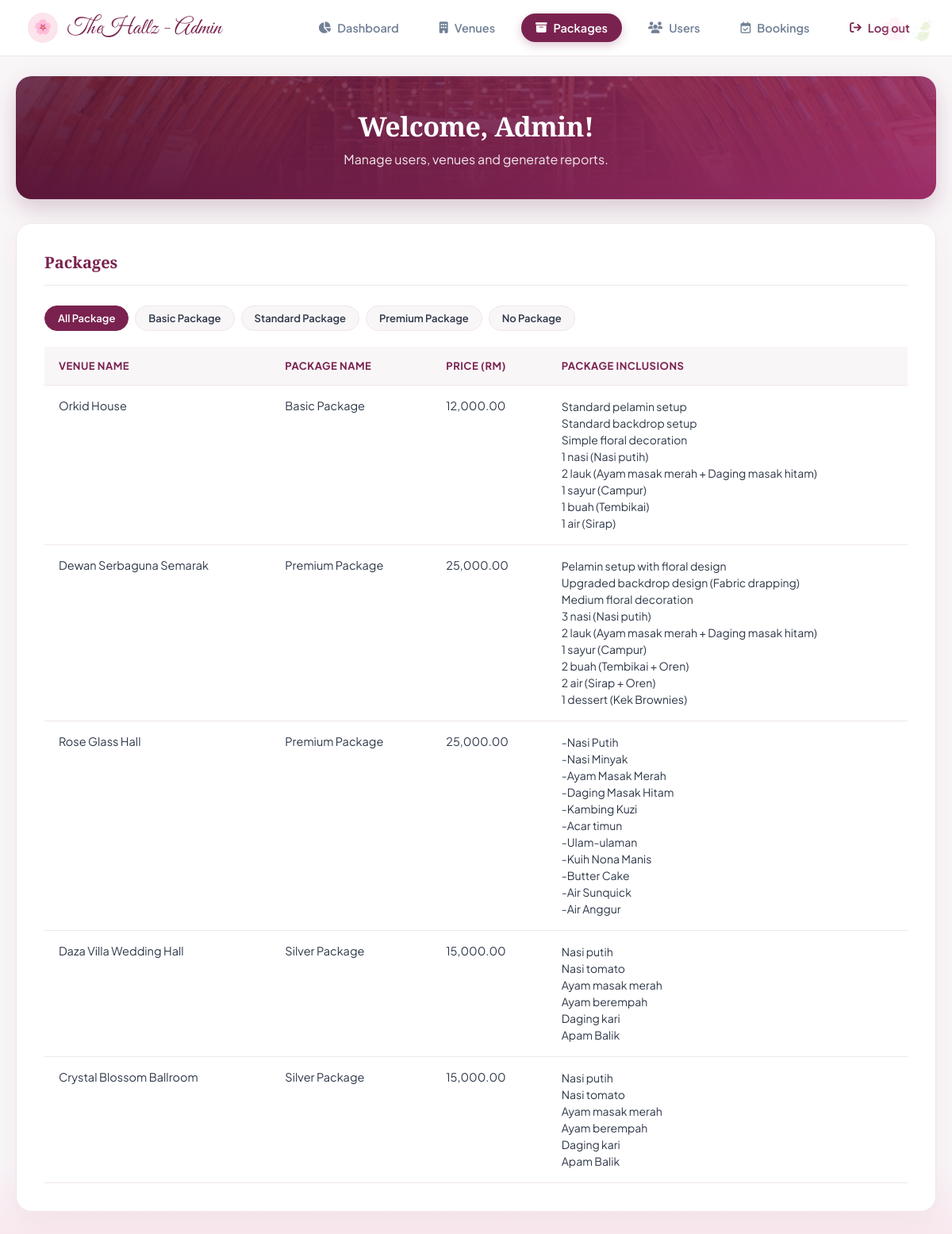
/Admin/admin_packages.php, run on the app's committed database.
### tables this page shows
CREATE TABLE `package` (
  `package_id` int(11) NOT NULL,
  `package_name` varchar(100) NOT NULL,
  `package_price` decimal(10,2) NOT NULL,
  `package_inclusions` varchar(700) NOT NULL,
  `venue_id` int(11) NOT NULL
);

CREATE TABLE `venue` (
  `venue_id` int(11) NOT NULL,
  `venue_name` varchar(100) NOT NULL,
  `venue_location` varchar(255) NOT NULL,
  `venue_capacity` int(11) NOT NULL,
  `venue_price` decimal(10,2) NOT NULL,
  `venue_desc` text NOT NULL,
  `owner_id` int(11) NOT NULL,
  `venue_image` text NOT NULL,
  `admin_id` int(11) DEFAULT NULL,
  `venue_status` enum('Pending','Approved','Rejected') NOT NULL DEFAULT 'Pending'
);

### Admin/admin_packages.php (the view, shortened to what this page needs)
<?php
include('db_connection.php');
$query = "SELECT v.venue_name, p.package_name, p.package_price, p.package_inclusions
          FROM package p
          INNER JOIN venue v ON p.venue_id = v.venue_id";
$result = mysqli_query($conn, $query);
?>
<!DOCTYPE html>
<html lang="en">
<head>
    <link rel="stylesheet" href="https://cdnjs.cloudflare.com/ajax/libs/font-awesome/6.4.0/css/all.min.css">
</head>
<body>
<div class="container">
    <div class="header">
        <div class="logo-area">TheHallz - Admin</div>
        <div class="nav-links">
            <a href="admin_dashboard.php"><i class="fa-solid fa-chart-pie"></i> Dashboard</a>
            <a href="admin_venues.php"><i class="fa-solid fa-building"></i> Venues</a>
            <a href="admin_packages.php" class="active"><i class="fa-solid fa-box-archive"></i> Packages</a>
            <a href="admin_users.php"><i class="fa-solid fa-users"></i> Users</a>
            <a href="admin_bookings.php"><i class="fa-regular fa-calendar-check"></i> Bookings</a>
            <a class="logout" onclick="openModal('modal-logout-confirmation', this)"><i class="fa-solid fa-arrow-right-from-bracket"></i> Log out</a>
        </div>
    </div>
    <div class="welcome-banner">
        <h2>Welcome, Admin!</h2>
        <p>Manage users, venues and generate reports.</p>
    </div>
    <div class="content-section" style="display: block;">
        <div class="section-header">
            <div class="section-title-container">
                <div class="title-inline-container">
                    <h3>Packages</h3>
                </div>
            </div>
        </div>
        <div style="margin-bottom: 20px; display: flex; flex-wrap: wrap; gap: 8px;">
            <button type="button" class="pkg-pill active" onclick="filterByPackage('all', this)" style="padding: 7px 16px; border-radius: 20px; border: 1px solid var(--primary-burgundy); background: var(--primary-burgundy); color: white; font-size: 13px; font-weight: 600; cursor: pointer; transition: all 0.2s;">All Package</button>
            <button type="button" class="pkg-pill" onclick="filterByPackage('basic package', this)" style="padding: 7px 16px; border-radius: 20px; border: 1px solid var(--border-color); background: var(--bg-page); color: var(--text-dark); font-size: 13px; font-weight: 600; cursor: pointer; transition: all 0.2s;">Basic Package</button>
            <button type="button" class="pkg-pill" onclick="filterByPackage('standard package', this)" style="padding: 7px 16px; border-radius: 20px; border: 1px solid var(--border-color); background: var(--bg-page); color: var(--text-dark); font-size: 13px; font-weight: 600; cursor: pointer; transition: all 0.2s;">Standard Package</button>
            <button type="button" class="pkg-pill" onclick="filterByPackage('premium package', this)" style="padding: 7px 16px; border-radius: 20px; border: 1px solid var(--border-color); background: var(--bg-page); color: var(--text-dark); font-size: 13px; font-weight: 600; cursor: pointer; transition: all 0.2s;">Premium Package</button>
            <button type="button" class="pkg-pill" onclick="filterByPackage('no package', this)" style="padding: 7px 16px; border-radius: 20px; border: 1px solid var(--border-color); background: var(--bg-page); color: var(--text-dark); font-size: 13px; font-weight: 600; cursor: pointer; transition: all 0.2s;">No Package</button>
        </div>
        <table id="table-packages">
            <thead>
                <tr>
                    <th>VENUE NAME</th>
                    <th>PACKAGE NAME</th>
                    <th>PRICE (RM)</th>
                    <th>PACKAGE INCLUSIONS</th>
                </tr>
            </thead>
            <tbody>
                <?php
                if ($result && mysqli_num_rows($result) > 0) {
                    while($row = mysqli_fetch_assoc($result)) {
                        $pkg_name_lower = !empty($row['package_name']) ? strtolower(trim($row['package_name'])) : 'no package';
                        ?>
                        <tr class="package-row" data-package="<?php echo htmlspecialchars($pkg_name_lower); ?>">
                            <td><?php echo htmlspecialchars($row['venue_name']); ?></td>
                            <td><?php echo htmlspecialchars($row['package_name']); ?></td>
                            <td><?php echo htmlspecialchars(number_format($row['package_price'], 2)); ?></td>
                            <td>
                                <ul class="inclusions-list">
                                    <?php
                                    $inclusions = preg_split('/\r\n|\r|\n/', $row['package_inclusions']);
                                    foreach($inclusions as $item) {
                                        if(trim($item) !== "") {
                                            echo "<li>" . htmlspecialchars(trim($item)) . "</li>";
                                        }
                                    }
                                    ?>
                                </ul>
                            </td>
                        </tr>
                        <?php
                    }
                } else {
                    echo "<tr><td colspan='4' style='text-align:center; padding: 30px;'>No packages found.</td></tr>";
                }
                ?>
            </tbody>
        </table>
    </div>
</div>
</body>
</html>

### data on the page
package: venue.venue_name "Orkid House", package_name "Basic Package", package_price "12,000.00", package_inclusions "Standard pelamin setup", package_inclusions "Standard backdrop setup", package_inclusions "Simple floral decoration", package_inclusions "1 nasi (Nasi putih)", package_inclusions "2 lauk (Ayam masak merah + Daging masak hitam)", package_inclusions "1 sayur (Campur)", package_inclusions "1 buah (Tembikai)", package_inclusions "1 air (Sirap)"
package: venue.venue_name "Dewan Serbaguna Semarak", package_name "Premium Package", package_price "25,000.00", package_inclusions "Pelamin setup with floral design", package_inclusions "Upgraded backdrop design (Fabric drapping)", package_inclusions "Medium floral decoration", package_inclusions "3 nasi (Nasi putih)", package_inclusions "2 lauk (Ayam masak merah + Daging masak hitam)", package_inclusions "1 sayur (Campur)", package_inclusions "2 buah (Tembikai + Oren)", package_inclusions "2 air (Sirap + Oren)", package_inclusions "1 dessert (Kek Brownies)"
package: venue.venue_name "Rose Glass Hall", package_name "Premium Package", package_price "25,000.00", package_inclusions "-Nasi Putih", package_inclusions "-Nasi Minyak", package_inclusions "-Ayam Masak Merah", package_inclusions "-Daging Masak Hitam", package_inclusions "-Kambing Kuzi", package_inclusions "-Acar timun", package_inclusions "-Ulam-ulaman", package_inclusions "-Kuih Nona Manis", package_inclusions "-Butter Cake", package_inclusions "-Air Sunquick", package_inclusions "-Air Anggur"
package: venue.venue_name "Daza Villa Wedding Hall", package_name "Silver Package", package_price "15,000.00", package_inclusions "Nasi putih", package_inclusions "Nasi tomato", package_inclusions "Ayam masak merah", package_inclusions "Ayam berempah", package_inclusions "Daging kari", package_inclusions "Apam Balik"
package: venue.venue_name "Crystal Blossom Ballroom", package_name "Silver Package", package_price "15,000.00", package_inclusions "Nasi putih", package_inclusions "Nasi tomato", package_inclusions "Ayam masak merah", package_inclusions "Ayam berempah", package_inclusions "Daging kari", package_inclusions "Apam Balik"
